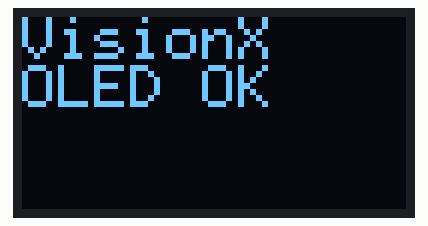
The sketch below on a simulated Arduino Uno, built with avr-gcc and run on an emulated ATmega328P. Parts: 128×64 one-colour display. What the sketch prints to the serial monitor is not drawn.

Above: at 0.3 s.

The sketch:

OledCheck.ino
```cpp
#include <Wire.h>
#include <SSD1306Ascii.h>
#include <SSD1306AsciiWire.h>

SSD1306AsciiWire oled;
// Use &SH1106_128x64 if your module is specified as SH1106.
const DevType* const profile = &Adafruit128x64;

void setup() {
  Serial.begin(115200);
  Wire.begin();
  Wire.setClock(100000);
  Wire.setWireTimeout(5000, true);
  delay(200);
  Serial.println(F("OLED test at 100 kHz"));
  for (byte address = 0x3C; address <= 0x3D; address++) {
    Wire.beginTransmission(address);
    byte error = Wire.endTransmission();
    Serial.print(F("0x"));
    Serial.print(address, HEX);
    Serial.print(F(" result "));
    Serial.println(error);
    if (error != 0) continue;

    oled.begin(profile, address);
    oled.setFont(System5x7);
    oled.clear();
    oled.set2X();
    oled.println(F("VisionX"));
    oled.println(F("OLED OK"));
    Serial.println(F("Text sent. Check the screen."));
    return;
  }
  Serial.println(F("No OLED response at 0x3C or 0x3D."));
}

void loop() {}
```
